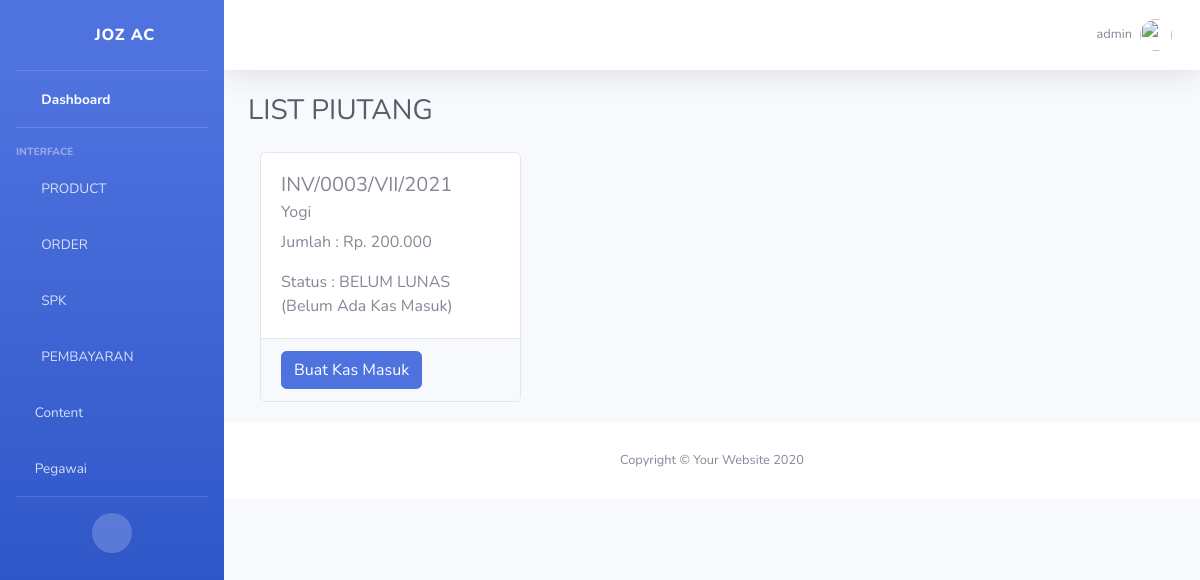
The app's page /pembayaran/admin/list/ (signed in), older data.
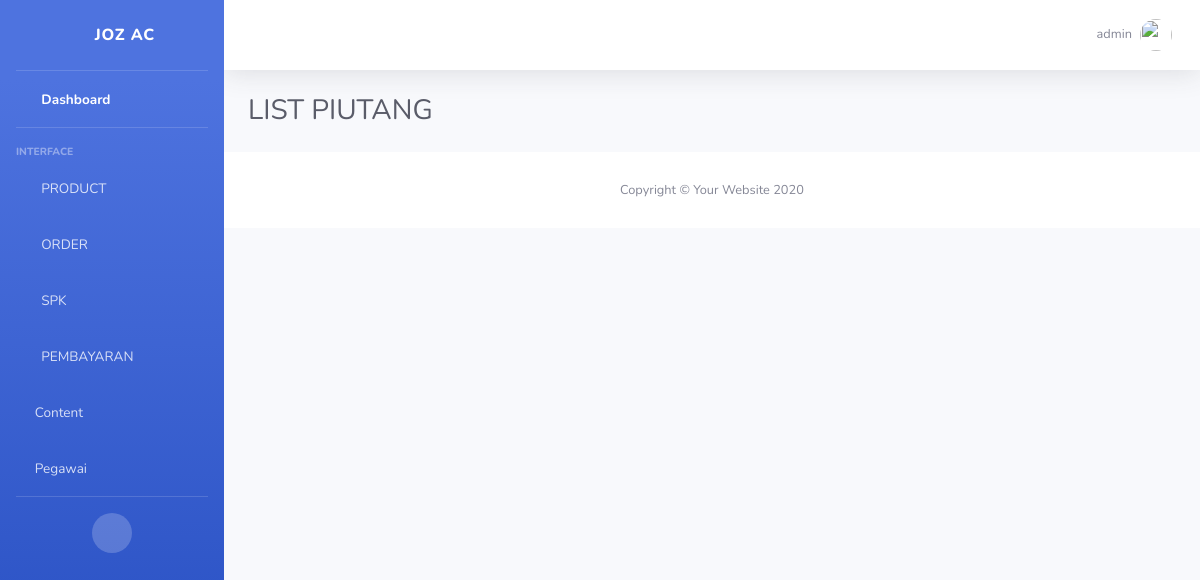
The same page, newer data.
### pesanan/models.py (models this page shows, shortened)
class InvoiceModel(models.Model):
    statusChoise = [
    ('LUNAS','LUNAS'),
    ('BELUM', 'BELUM LUNAS'),
    ]
    Invoice             = models.CharField(max_length=20, verbose_name='Nomor Invoice')
    clientINV           = models.OneToOneField(ClientModel, blank=True, null=True, related_name='InvoiceClient', verbose_name='Invoice Client', on_delete=models.SET_NULL)
    statusPembayaran    = models.CharField(choices=statusChoise, max_length=20, default='BELUM')
    Keterangan          = models.TextField()
    tanggal			    = models.DateField(auto_now=True, editable=False, verbose_name='Tanggal')
    totalInvoice	    = models.PositiveIntegerField(default=0, verbose_name='Total Pembayaran')
    slug_Invoice	    = models.SlugField()
    class Meta:
        verbose_name='Invoice'
        verbose_name_plural='Invoice'

### client/models.py (models this page shows, shortened)
class ClientModel(models.Model):
    nama_Client 		= models.CharField(max_length=30, verbose_name='Nama')
    noTelp_Client		= models.CharField(max_length=15, verbose_name='Phone')
    email_Client		= models.EmailField(verbose_name='Email')
    alamat_Client		= models.CharField(max_length=254, verbose_name='Alamat')
    kecamatan_Client	= models.CharField(max_length=30, null=True, blank=True, verbose_name='Kecamatan')
    kelurahan_Client	= models.CharField(max_length=30, null=True, blank=True, verbose_name='Kelurahan')
    kodePos_Client		= models.CharField(max_length=30, null=True, blank=True, verbose_name='Kode Pos')
    kota_Client			= models.CharField(max_length=30, verbose_name='Kota')
    slug_Client			= models.SlugField()
    class Meta:
        verbose_name='Client'

### pembayaran/views.py (the view)
# urls.py: path('admin/list/', ListPayment.as_view(), name='list'),
class ListPayment(LoginRequiredMixin, ListView):
	login_url = reverse_lazy('account:login')
	model = InvoiceModel
	template_name = 'pembayaran/ListView.html'
	queryset = model.objects.filter(statusPembayaran="BELUM")
	extra_context = {
	'invoice':InvoiceModel.objects.filter(statusPembayaran="BELUM")
	}
	context_object_name = 'object'

### account/models.py (called while the page is built)
	def __str__(self):
		return self.username

### pembayaran/templates/pembayaran/ListView.html
{% extends "admin/base_admin.html" %}
{% load humanize %}
{% block Content %}
	<div class="container-fluid">
		<div class=" d-sm-flex align-items-center justify-content-between mb-4">
	    	<h1 class="h3 mb-0 text-gray-800">LIST PIUTANG</h1>
		</div>
		<div class="CardInv" style="margin-bottom: 20px;">
			{% for data in object %}
				<div class="col-sm-4 card-deck mb-3">
					<div class="card">
					  <div class="card-body">
					    <h5 class="card-title">{{data.Invoice}}</h5>
					    <h6 class="card-subtitle mb-2 text-muted">{{data.clientINV.nama_Client}}</h6>
					    <p class="card-text">Jumlah : Rp. {{data.totalInvoice|intcomma}}</p>
				    	<p class="card-text">Status : {{data.get_statusPembayaran_display}} (Belum Ada Kas Masuk)</p>
					  </div>
					    <div class="card-footer">
						    <a href="{% url "pembayaran:create" slug=data.slug_Invoice %}" class="card-link btn btn-primary">Buat Kas Masuk</a>
						</div>
					</div>
				</div>
			{% endfor %}
		</div>
	</div>
{% endblock Content %}

Row changes from the older to the newer data that the page shows:
no longer on this page (row edited): InvoiceModel: Invoice "INV/0003/VII/2021", clientINV.nama_Client "Yogi", totalInvoice "200.000", statusPembayaran "BELUM LUNAS"
